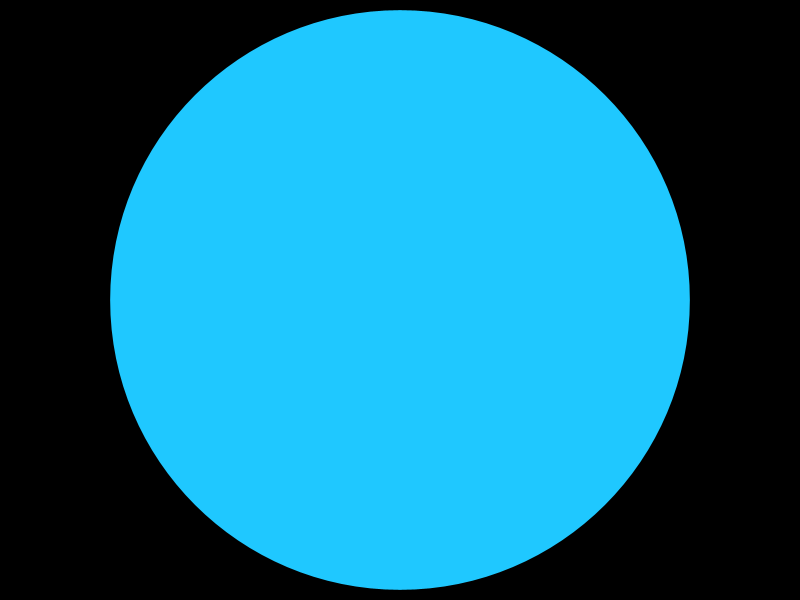
Frame 1 (no input)
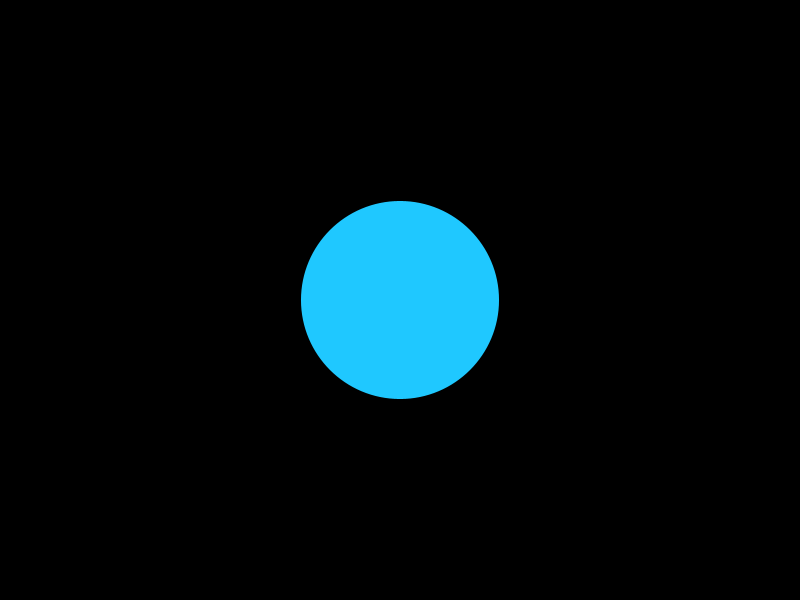
Frame 60 (the mouse pressed at the canvas centre just before this capture)
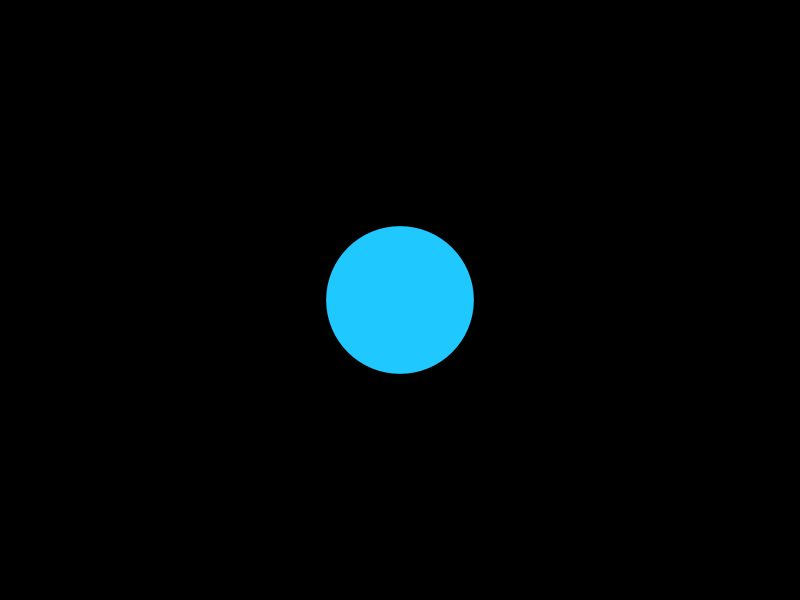
Frame 120 (the mouse held since frame 60 and released just before this capture)

The Processing sketch that drew these frames (run headless with seeded random() and noise(); from frame 60 on, the mouse is pressed at the canvas centre):

// Processing sketch: sketch_140613a
// ── sketch_140613a.pde
void setup(){
  size(800,600);
  frameRate(60);
  noStroke();
  fill(31,200,255);
}

void draw(){
  background(0);
  float diameter = sin(millis()*0.01)*600;
  ellipse(width/2,height/2,diameter,diameter);
}
